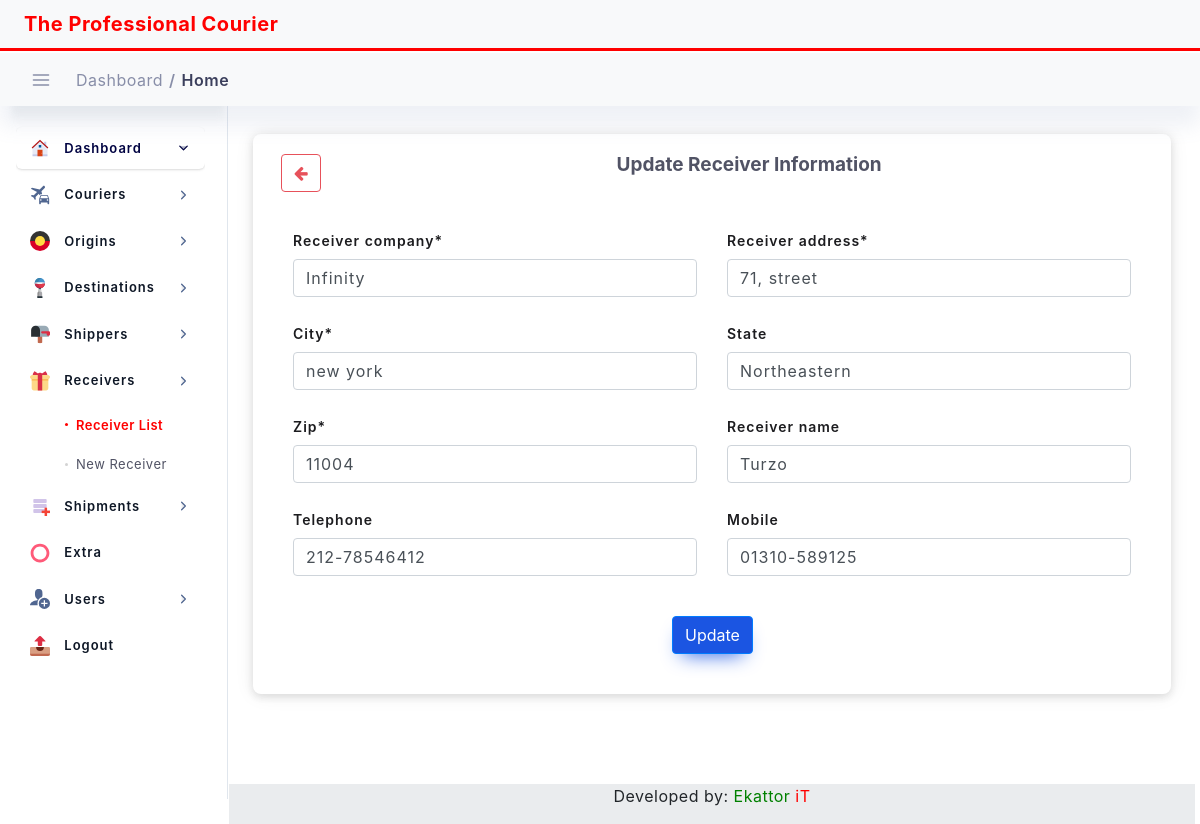
Screenshot of /transaction/update-receiver/R-00001 with the database file from the repository.
### transaction/models.py (models this page shows, shortened)
class Receiver(models.Model):
    created_at = models.DateTimeField(blank=True, null=True, auto_now_add=True)
    updated_at = models.DateTimeField(blank=True, null=True, auto_now=True)
    receiver_code = models.CharField(max_length=20, primary_key=True, default=receiver_code)
    receiver_company = models.CharField(max_length=100)
    receiver_address = models.CharField(max_length=200)
    city = models.CharField(max_length=100)
    state = models.CharField(max_length=100, blank=True, null=True)
    zip = models.CharField(max_length=100)
    receiver_name = models.CharField(max_length=100, blank=True, null=True)
    mobile = models.CharField(max_length=50, blank=True, null=True)
    telephone = models.CharField(max_length=100, blank=True, null=True)
    author = models.ForeignKey(User, on_delete=models.DO_NOTHING, )
    is_active = models.BooleanField(default=True)

### transaction/views.py (the view)
# urls.py: path('update-receiver/<str:pk>', views.ReceiverUpdateView.as_view(), name='update_receiver'),
class ReceiverUpdateView(SuccessMessageMixin, UpdateView):
    model = Receiver
    form_class = ReceiverCreateForm
    success_url = reverse_lazy('all-receivers')
    template_name = 'update_receiver.html'
    success_message = "Receiver was updated successfully"
    def get_context_data(self, **kwargs):
        context = super().get_context_data(**kwargs)
        context["title"] = "Update Receiver Information"
        context["nav_bar"] = "receiver_list"
        return context

### transaction/forms.py
class ReceiverCreateForm(forms.ModelForm):
    class Meta:
        model = Receiver
        fields = (
            'receiver_code', 'receiver_company', 'receiver_address', 'city', 'state', 'zip', 'receiver_name', 'mobile', 'telephone',)
        widgets = {
            'receiver_code': forms.TextInput(attrs={'class': 'form-control', 'readonly': 'readonly'}),
            'receiver_company': forms.TextInput(attrs={'class': 'form-control'}),
            'receiver_address': forms.TextInput(attrs={'class': 'form-control'}),
            'city': forms.TextInput(attrs={'class': 'form-control'}),
            'state': forms.TextInput(attrs={'class': 'form-control'}),
            'zip': forms.TextInput(attrs={'class': 'form-control'}),
            'receiver_name': forms.TextInput(attrs={'class': 'form-control'}),
            'mobile': forms.TextInput(attrs={'class': 'form-control'}),
            'telephone': forms.TextInput(attrs={'class': 'form-control'}),
        }

### templates/update_receiver.html (shortened to what this page needs)
{% extends "base.html" %}
{% load static %}
{% block content %}
{% load crispy_forms_tags %}
<div class="container p-4">
    <div class="row">
        <div class="col-lg-12 col-12 layout-spacing">
            <div class="statbox widget box box-shadow">
                <div class="widget-header">
                    <div class="row">
                        <div class="mb-3 col-md-1">
                            <a href="{% url 'all-receivers' %}">
                                <button class="btn btn-outline-danger" type="submit"><i class="fa fa-arrow-left"
                                                                                      aria-hidden="true"></i></button>
                            </a>
                        </div>
                        <div class="mb-3 col-md-11">
                            <center>
                                <h5>{{title}}</h5>
                            </center>
                        </div>
                    </div>
                </div>
                <div class="widget-content widget-content-area">
                    <form method="post">
                        <div class="row mb-2">
                            <div class="col-6">
                                <div class="form-group">
                                    {{ form.receiver_company|as_crispy_field }}
                                </div>
                            </div>
                            <div class="col-6">
                                <div class="form-group">
                                    {{ form.receiver_address|as_crispy_field }}
                                </div>
                            </div>
                        </div>
                        <div class="row mb-2">
                            <div class="col-6">
                                <div class="form-group">
                                    {{ form.city|as_crispy_field }}
                                </div>
                            </div>
                            <div class="col-6">
                                <div class="form-group">
                                    {{ form.state|as_crispy_field }}
                                </div>
                            </div>
                        </div>
                        <div class="row mb-2">
                            <div class="col-6">
                                <div class="form-group">
                                    {{ form.zip|as_crispy_field }}
                                </div>
                            </div>
                            <div class="col-6">
                                <div class="form-group">
                                    {{ form.receiver_name|as_crispy_field }}
                                </div>
                            </div>
                        </div>
                        <div class="row mb-4">
                            <div class="col-6">
                                <div class="form-group">
                                    {{ form.telephone|as_crispy_field }}
                                </div>
                            </div>
                            <div class="col-6">
                                <div class="form-group">
                                    {{ form.mobile|as_crispy_field }}
                                </div>
                            </div>
                        </div>
                        <div class="text-center">
                            <button type="submit" class="btn btn-primary ">Update</button>
                        </div>
                    </form>
                </div>
            </div>
        </div>
    </div>
</div>
{% endblock content %}

### static/assets/css/dashboard/dash_1.css (style rules this page uses)
.layout-spacing { padding-bottom: 25px; }
.widget { position: relative; padding: 20px; border-radius: 8px; border: none; background: #fff; -webkit-box-shadow: 0 4px 6px 0 rgba(85, 85, 85, 0.08), 0 1px 20px 0 rgba(0, 0, 0, 0.07), 0px 1px 11px 0px rgba(0, 0, 0, 0.07); -moz-box-shadow: 0 4px 6px 0 rgba(85, 85, 85, 0.08), 0 1px 20px 0 rgba(0, 0, 0, 0.07), 0px 1px 11px 0px rgba(0, 0, 0, 0.07); box-shadow: 0 4px 6px 0 rgba(85, 85, 85, 0.08), 0 1px 20px 0 rgba(0, 0, 0, 0.07), 0px 1px 11px 0px rgba(0, 0, 0, 0.07); }
.widget h5 { font-weight: 700; font-size: 19px; letter-spacing: 0px; margin-bottom: 0; color: #515365; }

### static/assets/css/main.css (style rules this page uses)
html { min-height: 100% }
body { color: #888ea8; height: 100%; font-size: 0.875rem; background: #f1f2f3; overflow-x: hidden; overflow-y: auto; letter-spacing: 0.0312rem; font-family: 'Helvetica', sans-serif; }
h1, h2, h3, h4, h5, h6 { color: #3b3f5c; }
a { color: #515365; outline: none; }
.form-group label, label { font-size: 14px; color: #1c1c1f; letter-spacing: 1px; font-weight: 600; }
.form-control { height: auto; border: 1px solid #bfc9d4; color: #3b3f5c; font-size: 15px; padding: 8px 10px; letter-spacing: 1px; height: calc(1.4em + 1.4rem + 2px); padding: .75rem 1.25rem; border-radius: 6px; }
.btn { padding: 0.4375rem 1.25rem; text-shadow: none; font-size: 14px; color: #3b3f5c; font-weight: normal; white-space: normal; word-wrap: break-word; transition: .2s ease-out; touch-action: manipulation; cursor: pointer; background-color: #f1f2f3; box-shadow: 0px 5px 20px 0 rgba(0, 0, 0, 0.1); will-change: opacity, transform; transition: all 0.3s ease-out; -webkit-transition: all 0.3s ease-out; }
.btn-primary { color: #fff !important; background-color: #1b55e2!important; border-color: #1b55e2; box-shadow: 0 10px 20px -10px #1b55e2; }
.btn-outline-danger { border: 1px solid #e7515a !important; color: #e7515a !important; background-color: transparent; box-shadow: none; }
.statbox .widget-content:before, .statbox .widget-content:after { display: table; content: ""; line-height: 0; clear: both }

### static/assets/css/structure.css (style rules this page uses)
html { min-height: 100% }
body { color: #888ea8; height: 100%; font-size: 0.875rem; background: ##f1f2f3; overflow-x: hidden; overflow-y: auto; letter-spacing: 0.0312rem; font-family: 'Helvetica', sans-serif; }
h1, h2, h3, h4, h5, h6 { color: #3b3f5c; }
.widget { padding: 0; margin-top: 0; margin-bottom: 0; border-radius: 6px; -webkit-box-shadow: 0 4px 6px 0 rgba(85, 85, 85, 0.08), 0 1px 20px 0 rgba(0, 0, 0, 0.07), 0px 1px 11px 0px rgba(0, 0, 0, 0.07); -moz-box-shadow: 0 4px 6px 0 rgba(85, 85, 85, 0.08), 0 1px 20px 0 rgba(0, 0, 0, 0.07), 0px 1px 11px 0px rgba(0, 0, 0, 0.07); box-shadow: 0 4px 6px 0 rgba(85, 85, 85, 0.08), 0 1px 20px 0 rgba(0, 0, 0, 0.07), 0px 1px 11px 0px rgba(0, 0, 0, 0.07); }
.layout-spacing { padding-bottom: 40px; }
.widget.box .widget-header { background: #fff; padding: 0px 8px 0px; border-top-right-radius: 6px; border-top-left-radius: 6px; }
.widget .widget-header { border-bottom: 0px solid #f1f2f3; }
.widget .widget-header:before, .widget .widget-header:after { display: table; content: ""; line-height: 0 }
.widget .widget-header:after { clear: both }
.widget-content-area { padding: 20px; position: relative; background-color: #fff; border-bottom-left-radius: 6px; border-bottom-right-radius: 6px; }

### rows the page displays
Receiver: receiver_company "Infinity", receiver_address "71, street", city "new york", state "Northeastern", zip "11004", receiver_name "Turzo", telephone "212-78546412", mobile "01310-589125"

### other values shown
{{ title }} "Update Receiver Information"
